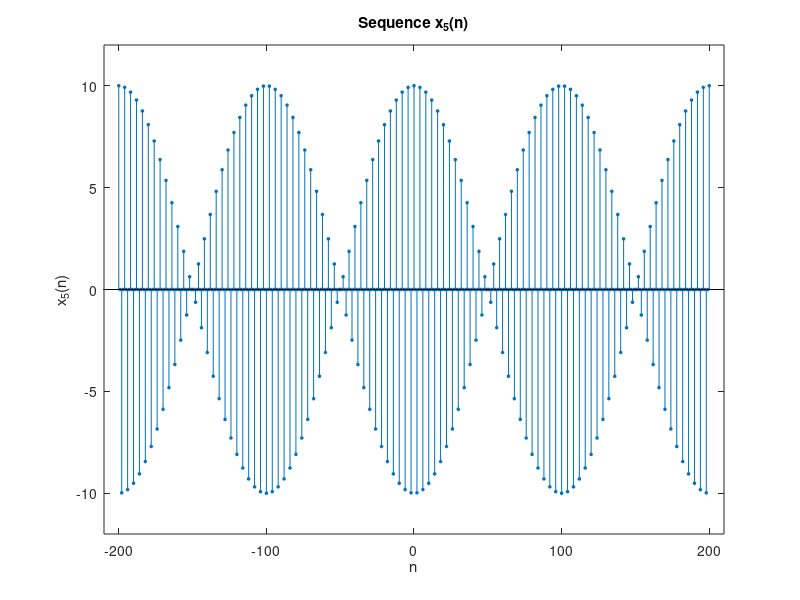

The MATLAB source for this figure:
% P0201e: x5(n) = 5[cos(0.49*pi*n) + cos(0.51*pi*n)], -200 <= n <= 200.
clc;

n5 = [-200:200]; 
x5 = 5*(cos(0.49*pi*n5) + cos(0.51*pi*n5));
Hs = stem(n5,x5,'filled'); 
set(Hs,'markersize',2);
axis([min(n5)-10, max(n5)+10, min(x5)-2, max(x5)+2]);
xlabel('n'); 
ylabel('x_5(n)');
title('Sequence x_5(n)');